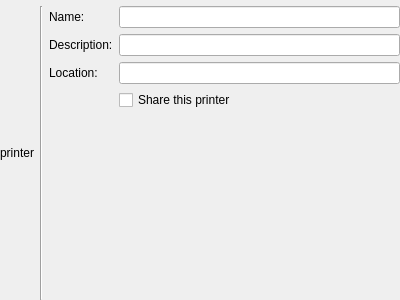
<?xml version="1.0" encoding="UTF-8"?>
<ui version="4.0">
 <class>PageAddPrinter</class>
 <widget class="QWidget" name="PageAddPrinter">
  <property name="geometry">
   <rect>
    <x>0</x>
    <y>0</y>
    <width>400</width>
    <height>300</height>
   </rect>
  </property>
  <property name="sizePolicy">
   <sizepolicy hsizetype="Ignored" vsizetype="Preferred">
    <horstretch>0</horstretch>
    <verstretch>0</verstretch>
   </sizepolicy>
  </property>
  <layout class="QGridLayout" name="gridLayout">
   <property name="margin">
    <number>0</number>
   </property>
   <item row="1" column="3">
    <layout class="QFormLayout" name="formLayout">
     <property name="fieldGrowthPolicy">
      <enum>QFormLayout::ExpandingFieldsGrow</enum>
     </property>
     <item row="0" column="0">
      <widget class="QLabel" name="label_2">
       <property name="text">
        <string comment="@label:textbox">Name:</string>
       </property>
      </widget>
     </item>
     <item row="0" column="1">
      <widget class="QLineEdit" name="nameLE">
       <property name="toolTip">
        <string>May contain any printable characters except &quot;/&quot;, &quot;#&quot;, and space</string>
       </property>
      </widget>
     </item>
     <item row="1" column="0">
      <widget class="QLabel" name="label_3">
       <property name="text">
        <string comment="@label:textbox">Description:</string>
       </property>
      </widget>
     </item>
     <item row="1" column="1">
      <widget class="QLineEdit" name="descriptionLE"/>
     </item>
     <item row="2" column="0">
      <widget class="QLabel" name="label_4">
       <property name="text">
        <string comment="@label:textbox">Location:</string>
       </property>
      </widget>
     </item>
     <item row="2" column="1">
      <widget class="QLineEdit" name="locationLE"/>
     </item>
     <item row="3" column="1">
      <widget class="QCheckBox" name="shareCB">
       <property name="text">
        <string comment="@option:check">Share this printer</string>
       </property>
      </widget>
     </item>
    </layout>
   </item>
   <item row="1" column="2">
    <widget class="Line" name="line">
     <property name="orientation">
      <enum>Qt::Vertical</enum>
     </property>
    </widget>
   </item>
   <item row="1" column="1">
    <layout class="QVBoxLayout" name="verticalLayout">
     <property name="sizeConstraint">
      <enum>QLayout::SetMinimumSize</enum>
     </property>
     <item>
      <spacer name="verticalSpacer_3">
       <property name="orientation">
        <enum>Qt::Vertical</enum>
       </property>
       <property name="sizeHint" stdset="0">
        <size>
         <width>20</width>
         <height>40</height>
        </size>
       </property>
      </spacer>
     </item>
     <item>
      <widget class="QLabel" name="printerL">
       <property name="sizePolicy">
        <sizepolicy hsizetype="Fixed" vsizetype="Preferred">
         <horstretch>0</horstretch>
         <verstretch>0</verstretch>
        </sizepolicy>
       </property>
       <property name="text">
        <string notr="true">printer</string>
       </property>
       <property name="alignment">
        <set>Qt::AlignCenter</set>
       </property>
       <property name="margin">
        <number>7</number>
       </property>
      </widget>
     </item>
     <item>
      <spacer name="verticalSpacer_4">
       <property name="orientation">
        <enum>Qt::Vertical</enum>
       </property>
       <property name="sizeHint" stdset="0">
        <size>
         <width>20</width>
         <height>40</height>
        </size>
       </property>
      </spacer>
     </item>
    </layout>
   </item>
   <item row="0" column="1" colspan="3">
    <widget class="KMessageWidget" name="messageWidget" native="true"/>
   </item>
  </layout>
 </widget>
 <customwidgets>
  <customwidget>
   <class>KMessageWidget</class>
   <extends>QWidget</extends>
   <header location="global">kmessagewidget.h</header>
   <container>1</container>
  </customwidget>
 </customwidgets>
 <resources/>
 <connections/>
</ui>
